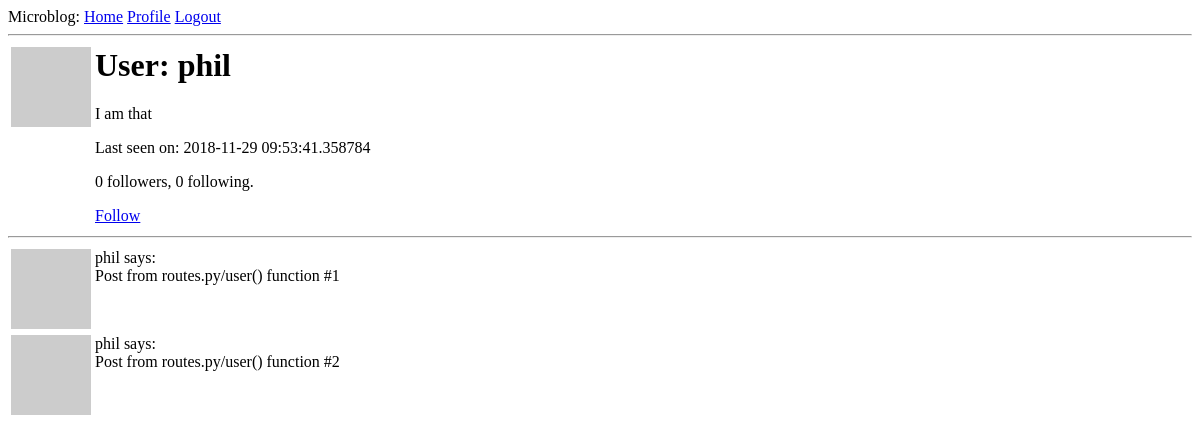
Before: /user/phil (signed in) with the older database file.
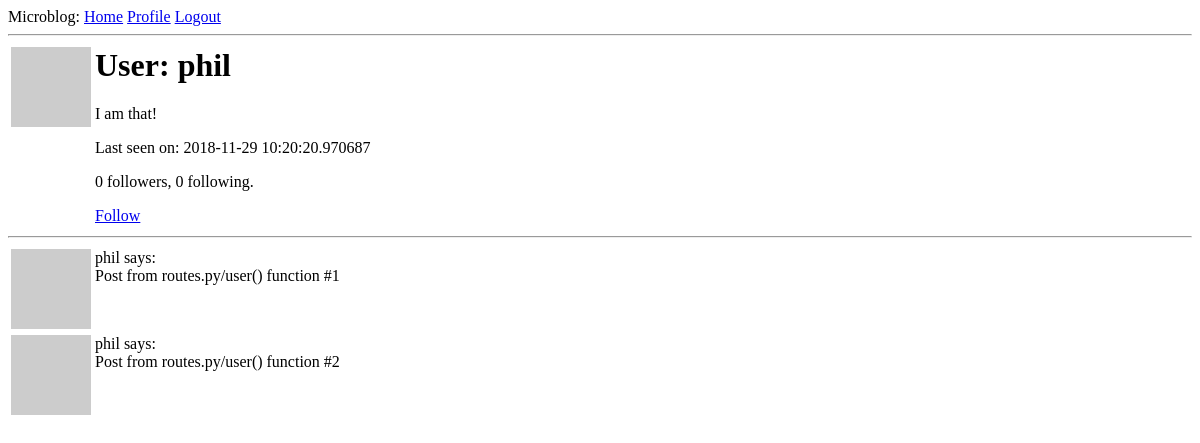
After: the same page with the newer database file.
### app/models.py (models this page shows, shortened)
class User(UserMixin, db.Model):
    id = db.Column(db.Integer, primary_key=True) # comma at end of this line caused me an hour!
    username = db.Column(db.String(64), index=True, unique=True)
    email = db.Column(db.String(120), index=True, unique=True)
    password_hash = db.Column(db.String(128))
    posts = db.relationship('Post', backref='author', lazy='dynamic')
    about_me = db.Column(db.String(140))
    last_seen = db.Column(db.DateTime, default=datetime.utcnow)
    followed = db.relationship(
        'User', secondary=followers,
        primaryjoin=(followers.c.follower_id == id),
        secondaryjoin=(followers.c.followed_id == id),
        backref=db.backref('followers', lazy='dynamic'), lazy='dynamic')
    def avatar(self, size):
        digest = md5(self.email.lower().encode('utf-8')).hexdigest()
        return 'https://www.gravatar.com/avatar/{}?d=identicon&s={}'.format(digest, size)
    def is_following(self, user):
       return self.followed.filter(
        followers.c.followed_id == user.id).count() > 0

### app/routes.py (the view)
@app.route('/user/<username>')
@login_required
def user(username):
    user = User.query.filter_by(username=username).first_or_404()
    posts = [
        {'author': user, 'body': 'Post from routes.py/user() function #1'},
        {'author': user, 'body': 'Post from routes.py/user() function #2'}
    ]
    return render_template('user.html', user=user, posts=posts)

### app/models.py (called while the page is built)
@login.user_loader
def load_user(id):
    return User.query.get(int(id))

### app/routes.py (called while the page is built)
@app.before_request  # flask register decorator implementation checks if the current_user is logged in, & if so sets the last_seen field to the current time
def before_request():  # view function
    if current_user.is_authenticated:
        current_user.last_seen = datetime.utcnow()
        db.session.commit()

### app/templates/user.html
{% extends "base.html" %}
{% block content %}
    <table>
        <tr valign="top">
            <td><img src="{{ user.avatar(128) }}"></td>
            <td>
                <h1>User: {{ user.username }}</h1>
                {% if user.about_me %}<p>{{ user.about_me }}</p>{% endif %}
                {% if user.last_seen %}<p>Last seen on: {{ user.last_seen }}</p>{% endif %}
                <p>{{ user.followers.count() }} followers, {{ user.followed.count() }} following.</p>
                {% if user == current_user %}
                <p><a href="{{ url_for('edit_profile') }}"> Edit you profile</a></p>
                {% elif not current_user.is_following(user) %}
                <p><a href="{{ url_for('follow', username=user.username) }}">Follow</a></p>
                {% else %}
                <p><a href="{{ url_for('unfollow', username=user.username) }}">Unfollow</a></p>
                {% endif %}
            </td>
        </tr>
    </table>
    <hr>
    {% for post in posts %}
        {% include '_post.html' %}
    {% endfor %}
{% endblock %}

### app/templates/base.html (shortened to what this page needs)
<html>
    <head>
    </head>
    <body>
        <div>Microblog:
            <a href="{{ url_for('index') }}">Home</a>
            {% if current_user.is_anonymous %}
            <a href="{{ url_for('login') }}">Login</a>
            {% else %}
            <a href="{{ url_for('user', username=current_user.username) }}">Profile</a>
            <a href="{{ url_for('logout') }}">Logout</a>
            {% endif %}
        </div>
        <hr>
        {% block content %} {% endblock %}
    </body>
</html>

### app/templates/_post.html
<table>
    <tr valign="top">
        <td><img src="{{ post.author.avatar(36) }}"></td>
        <td>{{ post.author.username }} says:<br>{{ post.body }}</td>
    </tr>
</table>

Changed rows visible on the page:
changed User "phil": about_me "I am that" → "I am that!"; last_seen "2018-11-29 09:53:41.358784" → "2018-11-29 10:20:20.970687"
